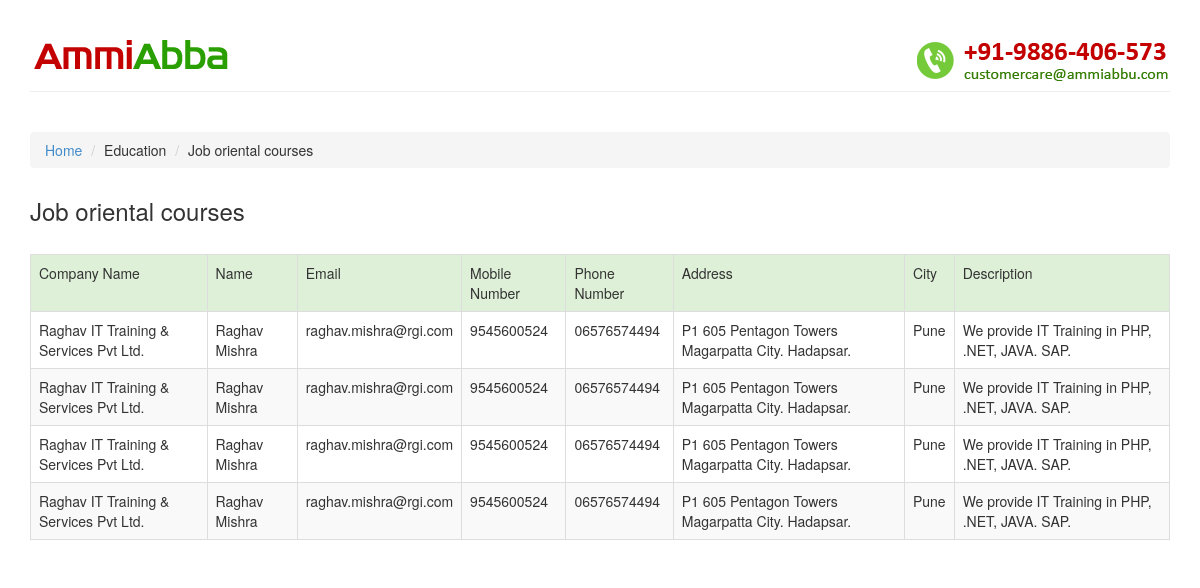
The app's page /view.php?c=C5&sc=C5S4 with its own data.
### tables this page shows
CREATE TABLE IF NOT EXISTS `categorymap` (
  `text` varchar(255) NOT NULL,
  `category` varchar(255) NOT NULL,
  `subcategory` varchar(255) NOT NULL
);

CREATE TABLE IF NOT EXISTS `data` (
  `id` int(11) NOT NULL AUTO_INCREMENT,
  `company` varchar(255) NOT NULL,
  `name` varchar(255) NOT NULL,
  `email` varchar(255) NOT NULL,
  `mobile` varchar(255) NOT NULL,
  `address` varchar(255) NOT NULL,
  `category` varchar(255) NOT NULL,
  `subcategory` varchar(255) NOT NULL,
  `description` varchar(255) NOT NULL,
  `city` varchar(255) NOT NULL,
  `phone` varchar(255) NOT NULL,
  PRIMARY KEY (`id`)
);

### view.php (the view, shortened to what this page needs)
<?php
	$categoryName=$_REQUEST["c"];
	switch($categoryName){
		case "C5":
		$categoryName = "education";
		break;
	}
	$subCategory=$_REQUEST["sc"];
	$getsub= mysql_query("SELECT text from categorymap WHERE subcategory='$subCategory'");
	while ($subdata=mysql_fetch_array($getsub)){
?>
<!DOCTYPE HTML>
<html>
<head>
<link rel="stylesheet" href="css/bootstrap.min.css" />
</head>
<body>
<div class="container">
 <?php include('header.php') ?>
  <div class="clearfix">&nbsp;</div>
    <ol class="breadcrumb">
    	<li><a href="index.php">Home</a></li>
        <li><span style="text-transform:capitalize;"><?php echo $categoryName; ?></span></li>
        <li><?php echo $subdata['text'];?></li>
    </ol>
<h3 style="margin:30px 0px;"><?php echo $subdata['text'];?></h3>
<?php
	$query=mysql_query("SELECT * FROM data WHERE subcategory='$_REQUEST[sc]'");
	}
?>
	<table border="1" width="100%" class="table table-hover table-bordered table-striped">
    	<tr class="success">
        	<td>Company Name</td>
            <td>Name</td>
            <td>Email</td>
            <td>Mobile Number</td>
            <td>Phone Number</td>
            <td>Address</td>
            <td>City</td>
            <td>Description</td>
        </tr>
<?php
	while($row=mysql_fetch_array($query)){
		echo("<tr>");
		echo("<td>".$row['company']."</td>");
		echo("<td>".$row['name']."</td>");
		echo("<td>".$row['email']."</td>");
		echo("<td>".$row['mobile']."</td>");
		echo("<td>".$row['phone']."</td>");
		echo("<td>".$row['address']."</td>");
		echo("<td>".$row['city']."</td>");
		echo("<td>".$row['description']."</td>");
		echo("</tr>");
	}
?>
 </table>
</div>
</body>
</html>

### header.php
<div class="page-header">
    <div class="branding pull-left" id="branding"><a href="index.php"><img src="images/ammiabba.png" width="199" height="32" alt="AmmiAbba" /></a></div>
    <div class="customer-care pull-right"><img src="images/customer-care.png" width="255" height="42" alt="Customer Care: 9886406573" /></div>
    <div class="clearfix">&nbsp;</div>
</div>

### view.php (style rules this page uses)
body { overflow-y:scroll; }

### records on screen
categorymap: text "Job oriental courses"
data: company "Raghav IT Training & Services Pvt Ltd.", name "Raghav Mishra", email "raghav.mishra@rgi.com", mobile "9545600524", phone "06576574494", address "P1 605 Pentagon Towers Magarpatta City. Hadapsar.", city "Pune", description "We provide IT Training in PHP, .NET, JAVA. SAP."
data: company "Raghav IT Training & Services Pvt Ltd.", name "Raghav Mishra", email "raghav.mishra@rgi.com", mobile "9545600524", phone "06576574494", address "P1 605 Pentagon Towers Magarpatta City. Hadapsar.", city "Pune", description "We provide IT Training in PHP, .NET, JAVA. SAP."
data: company "Raghav IT Training & Services Pvt Ltd.", name "Raghav Mishra", email "raghav.mishra@rgi.com", mobile "9545600524", phone "06576574494", address "P1 605 Pentagon Towers Magarpatta City. Hadapsar.", city "Pune", description "We provide IT Training in PHP, .NET, JAVA. SAP."
data: company "Raghav IT Training & Services Pvt Ltd.", name "Raghav Mishra", email "raghav.mishra@rgi.com", mobile "9545600524", phone "06576574494", address "P1 605 Pentagon Towers Magarpatta City. Hadapsar.", city "Pune", description "We provide IT Training in PHP, .NET, JAVA. SAP."
